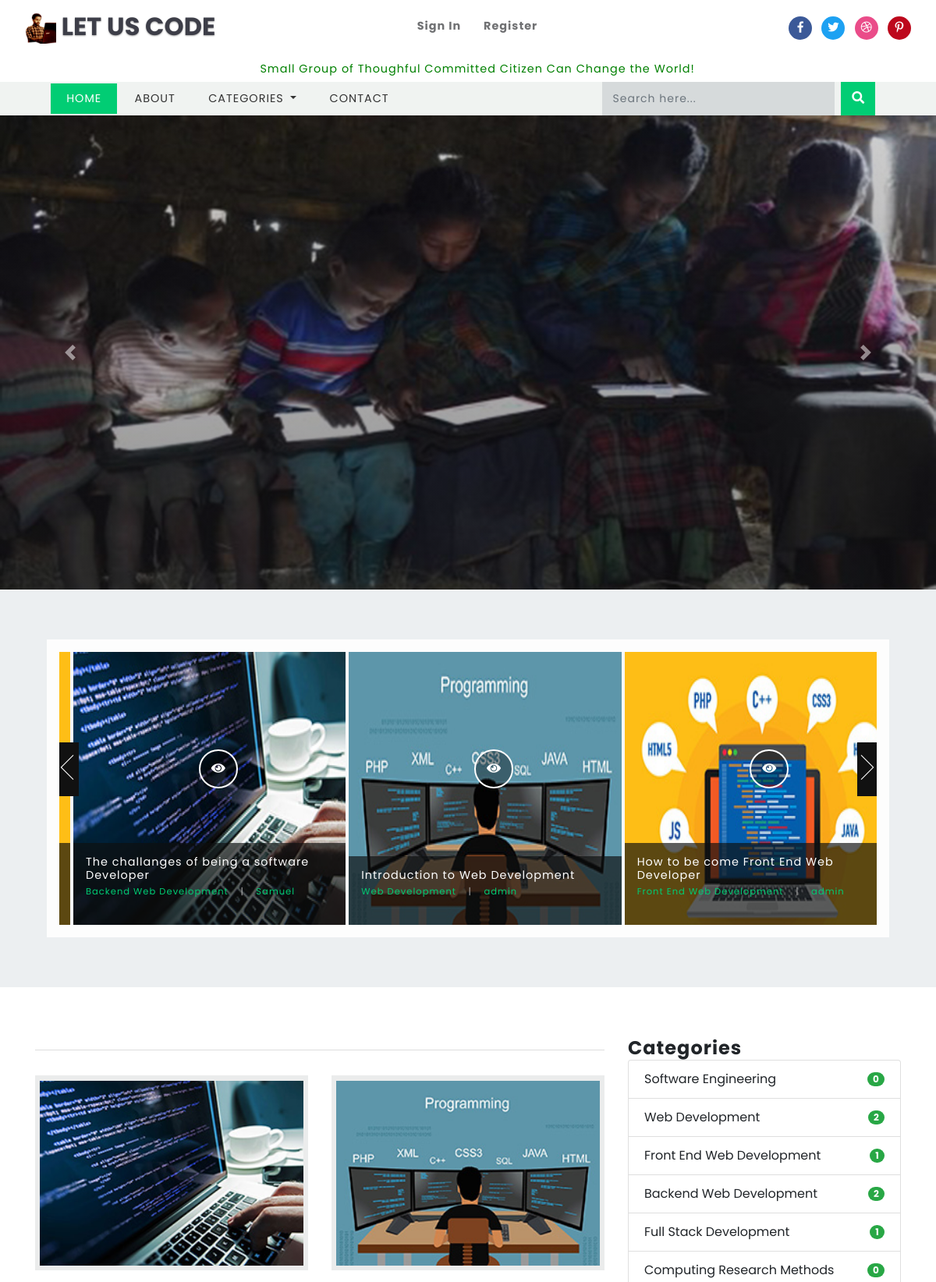
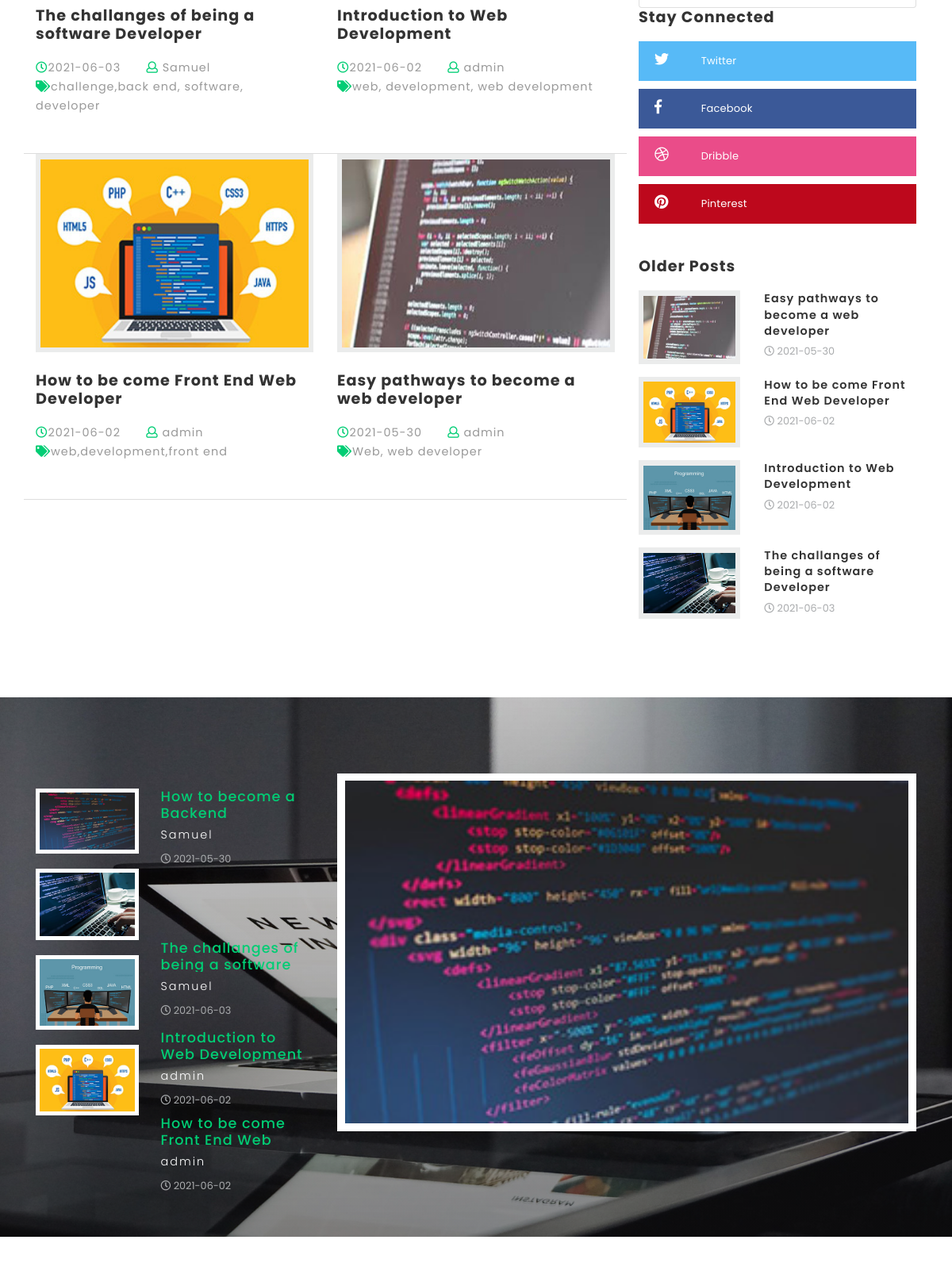
The page / (upper part) on the database its author committed (2 pictures, top to bottom).
### tables this page shows
CREATE TABLE `blogs` (
  `id` int(10) UNSIGNED NOT NULL,
  `title` varchar(190) NOT NULL,
  `tags` varchar(40) NOT NULL,
  `content` text NOT NULL,
  `photo` varchar(50) NOT NULL,
  `posted` varchar(40) NOT NULL,
  `date` date DEFAULT NULL,
  `author` varchar(40) DEFAULT NULL,
  `category` varchar(40) NOT NULL
);

CREATE TABLE `blog_categories` (
  `id` int(10) UNSIGNED NOT NULL,
  `name` varchar(40) NOT NULL
);

### libs/fetch_data.php (the view, shortened to what this page needs)
<?php
function countcategories(){
	require("database/db_connect.php");
	$sql="SELECT * FROM blog_categories LIMIT 10";
	if ($result=mysqli_query($con,$sql))
	{
		foreach ($result as $categoriescount => $categorydata) {
			$categoryid=$categorydata['id'];
			$sql="SELECT * FROM blogs WHERE category='$categoryid'";
			if ($result=mysqli_query($con,$sql)) {
				$rowcountcategory=mysqli_num_rows($result);
			}
			echo '<li class="list-group-item d-flex justify-content-between align-items-center">
			'.$categorydata['name'].'
			<span class="badge badge-success badge-pill">'.$rowcountcategory.'</span>
			</li>';
		}
	}
}
function getlinks($table,$platform){
	require("database/db_connect.php");
	$sql="SELECT * FROM $table ";
	if ($result=mysqli_query($con,$sql))
	{
		$rowcount=mysqli_num_rows($result);
		if ($rowcount==0) {
			echo '#';
		}
		foreach ($result as $link => $site) {
			if ($platform=="facebook") {
				echo ''.$site['facebook'].'';
			}
			elseif ($platform=="twitter") {
				echo ''.$site['twitter'].'';
			}
			elseif ($platform=="googleplus") {
				echo ''.$site['googleplus'].'';
			}
			elseif ($platform=="pinterest") {
				echo ''.$site['pinterest'].'';
			}
			elseif ($platform=="dribble") {
				echo ''.$site['dribble'].'';
			}
		}
	}
}
function getcategoriesmenu($table)
{
	require("database/db_connect.php");
	$sql="SELECT * FROM $table ";
	if ($result=mysqli_query($con,$sql))
	{
		$rowcount=mysqli_num_rows($result);
		if ($rowcount==0) {
			echo 'No Categories';
		}
		foreach ($result as $blog_categories => $category) {
			echo '<a class="dropdown-item" href="category.php?id='.$category['id'].'">'.$category['name'].'</a>
			<div class="dropdown-divider"></div>';
		}
	}
}
function getbottomsliderposts($table){
	require("database/db_connect.php");
	$sql="SELECT * FROM $table WHERE posted='publish' ORDER BY id DESC LIMIT 3";
	if ($result=mysqli_query($con,$sql))
	{
		foreach ($result as $sliderposts => $slideritem) {
			$category_id=$slideritem['category'];
			$sql="SELECT * FROM blog_categories WHERE id='$category_id'";
			if ($result=mysqli_query($con,$sql))
			{
				foreach ($result as $results => $actualcategory) {
					$ctgry=$actualcategory['name'];
				}
			}
			echo '<li>
			<div class="blog-item">
			<img src="blogadmin/images/'.$slideritem['photo'].'" alt="fantastic cms" class="img-fluid" style="width:450px;height:350px"/>
			<button type="button" class="btn btn-primary play">
			<a href="single.php?id='.$slideritem['id'].'" style="text-decoration:none;color:white"><i class="fas fa-eye"></i></a>
			</button>
			<div class="floods-text">
			<h3>'.$slideritem['title'].'
			<span>'.$ctgry.'
			<label>|</label>
			<i>'.$slideritem['author'].'</i>
			</span>
			</h3>
			</div>
			</div>
			</li>';
		}
	}
}
function getblogridposts($table){
	require("database/db_connect.php");
	$sql="SELECT * FROM $table WHERE posted='publish' ORDER BY id DESC LIMIT 8";
	if ($result=mysqli_query($con,$sql))
	{
		foreach ($result as $bloggrid => $griditem) {
			echo '<div class="col-md-6 blog-grid-top">
			<div class="b-grid-top">
			<div class="blog_info_left_grid">
			<a href="single.php?id='.$griditem['id'].'">
			<img src="blogadmin/images/'.$griditem['photo'].'" class="img-fluid" alt="fantastic cms" style="width:350px;height:250px">
			</a>
			</div>
			<h3>
			<a href="single.php?id='.$griditem['id'].'">'.$griditem['title'].'</a>
			</h3>
			</div>
			<ul class="blog-icons">
			<li>
			<a href="#">
			<i class="far fa-clock"></i>'.$griditem['date'].'</a>
			</li>
			<li class="mx-2">
			<a href="#">
			<i class="far fa-user"></i> '.$griditem['author'].'</a>
			</li>
			<li>
			<a href="#">
			<i class="fas fa-tags"></i>'.$griditem['tags'].'</a>
			</li>
			</ul>
			</div>';
		}
	}
}
function getolderposts($table){
	require("database/db_connect.php");
	$sql="SELECT * FROM $table WHERE posted='publish' ORDER BY id ASC LIMIT 8";
	if ($result=mysqli_query($con,$sql))
	{
		foreach ($result as $olderposts => $op) {
			echo '<div class="blog-grids row mb-3">
			<div class="col-md-5 blog-grid-left">
			<a href="single.php?id='.$op['id'].'">
			<img src="blogadmin/images/'.$op['photo'].'" class="img-fluid" alt="fantastic cms">
			</a>
			</div>
			<div class="col-md-7 blog-grid-right">
			<h5>
			<a href="single.php?id='.$op['id'].'">'.$op['title'].'</a>
			</h5>
			<div class="sub-meta">
			<span>
			<i class="far fa-clock"></i> '.$op['date'].'</span>
			</div>
			</div>
			</div>';
		}
	}
}
function getfour($table){
	require("database/db_connect.php");
	$sql="SELECT * FROM $table ORDER BY id DESC LIMIT 4";
	if ($result=mysqli_query($con,$sql))
	{
		foreach ($result as $thefour => $fourdata) {
			echo '<li>
			<a href="blogadmin/images/'.$fourdata['photo'].'">
			<img src="blogadmin/images/'.$fourdata['photo'].'" alt="fantastic cms" data-desoslide-caption="<h3>Latest Post '.$fourdata['id'].'</h3>">
			<div class="mid-text-info">
			<h4 style="height:40px;overflow:hidden;text-overflow:ellipsis">'.$fourdata['title'].'</h4>
			<p>'.$fourdata['author'].'</p>
			<div class="sub-meta">
			<span>
			<i class="far fa-clock"></i> '.$fourdata['date'].'</span>
			</div>
			</div>
			</a>
			</li>';
		}
	}
}
?>

### css/style.css (style rules this page uses)
html, body { margin: 0; font-size: 100%; font-family: 'Poppins', sans-serif; background: #fff; }
body a { text-decoration: none; transition: 0.5s all; -webkit-transition: 0.5s all; -moz-transition: 0.5s all; -o-transition: 0.5s all; -ms-transition: 0.5s all; }
h1, h2, h3, h4, h5, h6 { margin: 0; font-family: 'Poppins', sans-serif; letter-spacing:1px; }
p { margin: 0; font-size: 0.9em; color: #777777; line-height: 2em; letter-spacing: 1px; font-weight: 300; }
ul { margin: 0; padding: 0; }
.nbs-flexisel-item { float: left; margin:0 2px; padding: 0em; position: relative; line-height: 0px; }
.blog-item { position:relative; }
.floods-text { position: absolute; bottom:0%; left:0%; padding: 1em; background: rgba(14, 15, 16, 0.67); width:100%; }
.floods-text h3 { font-size:.9em; color:#fff; margin:0; font-weight:400; }
.floods-text h3 span { display: block; color: #01cd74; margin: .5em 0 1em; font-size: .8em; }
.floods-text h3 label { color: #B2B2B2; padding: 0 1em; }
.floods-text h3 i { font-style:normal; color:#01cd74; }
button.btn.btn-primary.play { width:50px; height:50px; border-radius: 50%; -webkit-border-radius: 50%; -moz-border-radius: 50%; -o-border-radius: 50%; -ms-border-radius: 50%; outline: none; cursor: pointer; border:2px solid #fff; background-color:rgba(0, 0, 0, 0.37); position:absolute; left:46%; bottom:50%; }
.b-grid-top { position: relative; }
.blog_info_left_grid { position: relative; overflow: hidden; }
.blog_info_left_grid img { -moz-transition: all 1s; -o-transition: all 1s; -webkit-transition: all 1s; transition: all 1s; background: #ebecec; padding: .4em; }
.blog-grid-top h3,.two-blog2 h3,h5.card-title { font-size: 1.2em; margin: 1.2em 0 1em 0; font-weight: 700; }
.blog-grid-top h3 a,.two-blog2 h3 a,h5.card-title a { color: #333333; }
.blog-grid-top { border-bottom: 1px solid #ddd; padding-bottom: 3em; }
ul.blog-icons li { display: inline-block; margin-right: 20px; list-style:none; }
ul.blog-icons a { font-size: 0.9em; letter-spacing: 1px; color: #999; }
ul.blog-icons i { color: #01cd74; }
.tech-btm img { background: #ebecec; padding: .4em; }
.tech-btm h5 { font-size: 0.9em; line-height: 1.4em; font-weight: 600; }
.tech-btm h5 a { color:#333; }
.sub-meta span { font-size: 0.8em; color: #a9abad; line-height: 2.5em; }
.list-inline> li { margin: 1.2em 0; display: block; padding: 0; }
.list-inline> li a { display: block; }
.mid-text-info h4 { color: #01cd74; font-size: 1.1em; }
.mid-text-info p { margin-top: 0.3em; letter-spacing: 2px; color: #fff; }
.list-inline> li a img { width: 37%; background: #ffffff; padding: .3em; }
.mid-text-info { float: right; width: 55%; }

### rows shown on the page
blogs: photo (picture), title "The challanges of being a software Developer", author "Samuel", date "2021-06-03", tags "challenge,back end, software, developer", title "The challanges of being a software…"
blog_categories: name "Backend Web Development", rowcountcategory "2"
blogs: photo (picture), title "Introduction to Web Development", author "admin", date "2021-06-02", tags "web, development, web development"
blog_categories: name "Web Development", rowcountcategory "2"
blogs: photo (picture), title "How to be come Front End Web Developer", author "admin", date "2021-06-02", tags "web,development,front end", title "How to be come Front End Web…"
blog_categories: name "Front End Web Development", rowcountcategory "1"
blogs: photo (picture), title "Easy pathways to become a web developer", date "2021-05-30", author "admin", tags "Web, web developer"
blog_categories: name "Software Engineering", rowcountcategory "0"
blog_categories: name "Full Stack Development", rowcountcategory "1"
blog_categories: name "Computing Research Methods", rowcountcategory "0"
blogs: photo (picture), title "How to become a Backend…", author "Samuel", date "2021-05-30"
